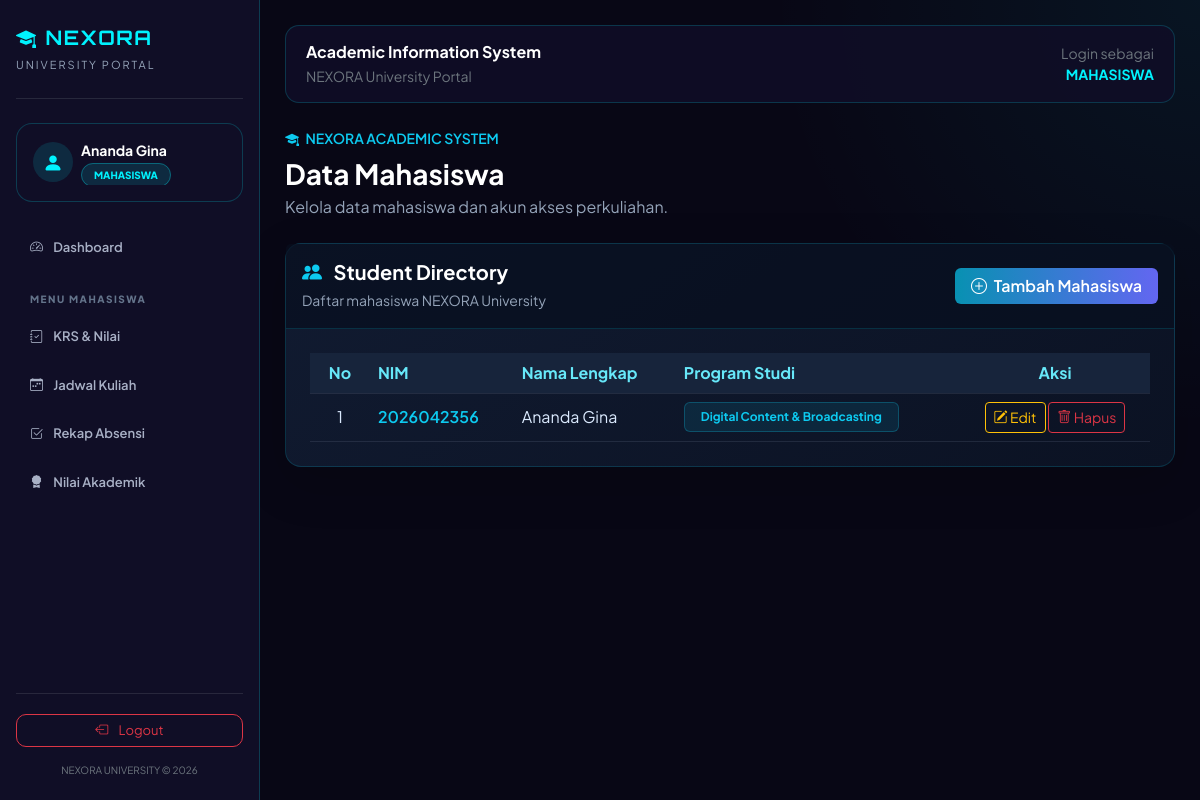
The page /nexora/mahasiswa.php (signed in) on the database its author committed.
### tables this page shows
CREATE TABLE `mahasiswa` (
  `nim` char(10) NOT NULL,
  `nama_lengkap` varchar(100) NOT NULL,
  `jurusan` varchar(50) NOT NULL
);

### nexora/mahasiswa.php (the view, shortened to what this page needs)
<?php
require_once 'koneksi.php';
$query = mysqli_query($conn, "
    SELECT nim, nama_lengkap, jurusan
    FROM mahasiswa
    ORDER BY nama_lengkap ASC
");
$no = 1;
include 'header.php';
?>
<div class="mb-4">
    <div class="text-info small fw-semibold mb-2">
        <i class="bi bi-mortarboard-fill me-1"></i>
        NEXORA ACADEMIC SYSTEM
    </div>
    <h3 class="text-white fw-bold mb-1">Data Mahasiswa</h3>
    <p class="nexora-muted mb-0">
        Kelola data mahasiswa dan akun akses perkuliahan.
    </p>
</div>
<div class="card nexora-card shadow-lg">
    <div class="card-header py-3 d-flex justify-content-between align-items-center flex-wrap gap-2">
        <div>
            <h5 class="fw-bold mb-1">
                <i class="bi bi-people-fill text-info me-2"></i>
                Student Directory
            </h5>
            <small class="nexora-muted">Daftar mahasiswa NEXORA University</small>
        </div>
        <button class="btn btn-nexora fw-semibold px-3"
                data-bs-toggle="modal" data-bs-target="#modalTambah">
            <i class="bi bi-plus-circle me-1"></i> Tambah Mahasiswa
        </button>
    </div>
    <div class="card-body p-3 p-md-4">
        <div class="table-responsive">
            <table class="table table-hover nexora-table align-middle mb-0">
                <thead>
                    <tr>
                        <th class="text-center" width="60">No</th>
                        <th>NIM</th>
                        <th>Nama Lengkap</th>
                        <th>Program Studi</th>
                        <th class="text-center" width="190">Aksi</th>
                    </tr>
                </thead>
                <tbody>
                <?php if ($query && mysqli_num_rows($query) > 0): ?>
                    <?php while ($data = mysqli_fetch_assoc($query)): ?>
                    <tr>
                        <td class="text-center"><?= $no++; ?></td>
                        <td class="fw-semibold text-info">
                            <?= htmlspecialchars($data['nim']); ?>
                        </td>
                        <td><?= htmlspecialchars($data['nama_lengkap']); ?></td>
                        <td>
                            <span class="badge bg-info bg-opacity-10 text-info border border-info border-opacity-25 px-3 py-2">
                                <?= htmlspecialchars($data['jurusan']); ?>
                            </span>
                        </td>
                        <td class="text-center">
                            <button class="btn btn-sm btn-outline-warning"
                                    data-bs-toggle="modal"
                                    data-bs-target="#modalEdit<?= $no; ?>">
                                <i class="bi bi-pencil-square"></i> Edit
                            </button>
                            <a href="mahasiswa.php?hapus=<?= urlencode($data['nim']); ?>"
                               class="btn btn-sm btn-outline-danger"
                               onclick="return confirm('Yakin ingin menghapus mahasiswa ini?')">
                                <i class="bi bi-trash"></i> Hapus
                            </a>
                        </td>
                    </tr>
                    <?php endwhile; ?>
                <?php endif; ?>
                </tbody>
            </table>
        </div>
    </div>
</div>
</body>
</html>

### nexora/header.php (style rules this page uses)
* { font-family: 'Plus Jakarta Sans', sans-serif; }
body { background: radial-gradient(circle at top right, rgba(0,242,254,0.06), transparent 30%), #080715; color: #f1f5f9; min-height: 100vh; }

### nexora/mahasiswa.php (style rules this page uses)
.nexora-card { background: linear-gradient(145deg, #111b31, #0b1223); border: 1px solid rgba(0, 224, 255, .15); border-radius: 16px; color: #e5e7eb; }
.nexora-card .card-header { background: rgba(8, 15, 30, .7); border-bottom: 1px solid rgba(0, 224, 255, .15); color: #fff; }
.nexora-table { --bs-table-bg: transparent; --bs-table-color: #dbeafe; --bs-table-border-color: rgba(148, 163, 184, .15); --bs-table-hover-bg: rgba(0, 224, 255, .06); --bs-table-hover-color: #fff; }
.nexora-table thead th { background: #17243b; color: #67e8f9; white-space: nowrap; }
.nexora-table td { vertical-align: middle; }
.btn-nexora { background: linear-gradient(90deg, #0891b2, #6366f1); color: white; border: 0; }
.nexora-muted { color: #94a3b8; }

### rows shown on the page
mahasiswa: nim "2026042356", nama_lengkap "Ananda Gina", jurusan "Digital Content & Broadcasting"

### other values the page prints
$nama "Ananda Gina"
$role "MAHASISWA"
